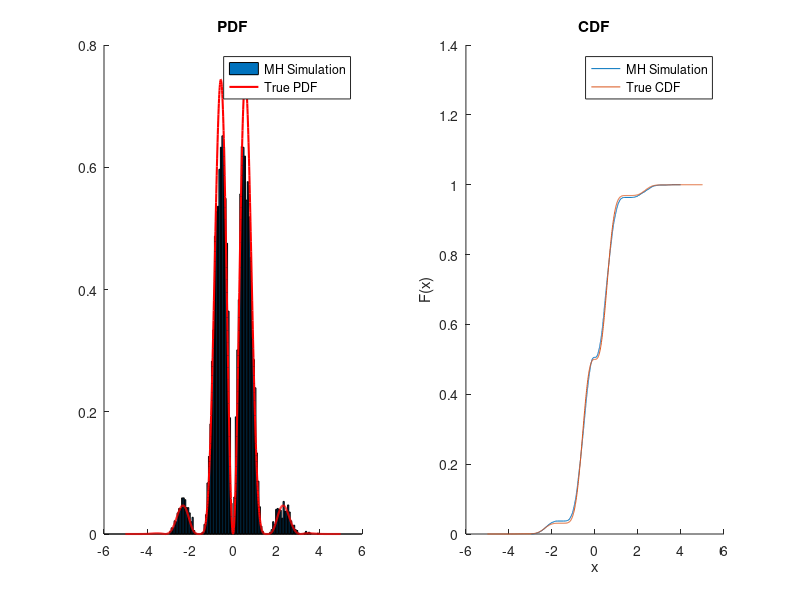

Recreate this plot in MATLAB.

% Question 2


%% 2 (a)
n = 10000; 
x = zeros(n+1, 1); 
x(1) = randn();
i = 2;

while i <= n+1
    
    % sample new x from N(x_old, 1) (random walk MH)
    tmp = randn() + x(i-1);
    
    % calculate the acceptance rate 
    r = (cos(tmp)^2 * sin(2*tmp)^2 * normpdf(tmp))/(cos(x(i-1))^2 * sin(2*x(i-1))^2 * normpdf(x(i-1)));
    
    if rand() < r
        x(i) = tmp;
        i = i + 1;
    end
end


% For plotting the pdf and cdf
t = -5:0.01:5; 
p = cos(t).^2 .* sin(2*t).^2 .* normpdf(t); 
[f, xtick] = hist(x, 100);
figure(1); 
subplot(1,2,1);
hold all
bar(xtick, f / trapz(xtick, f))
plot(t, p / trapz(t, p), 'r-', 'LineWidth', 1.5)
hold off
legend('MH Simulation', 'True PDF');
title('PDF');
subplot(1,2,2);
hold all; 
ecdf(x); 
plot(t, cumsum(p / trapz(t, p)) * 0.01)
hold off;
legend('MH Simulation', 'True CDF');
title('CDF');

%%








